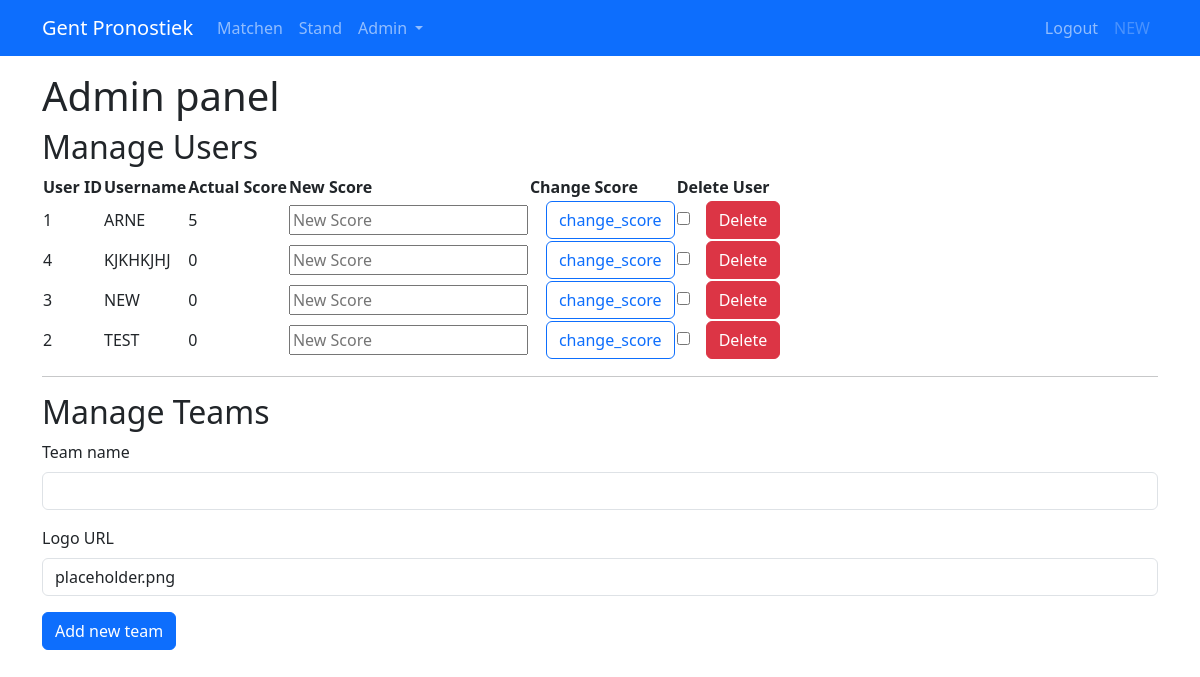
The page /admin (signed in) on the database as committed earlier.
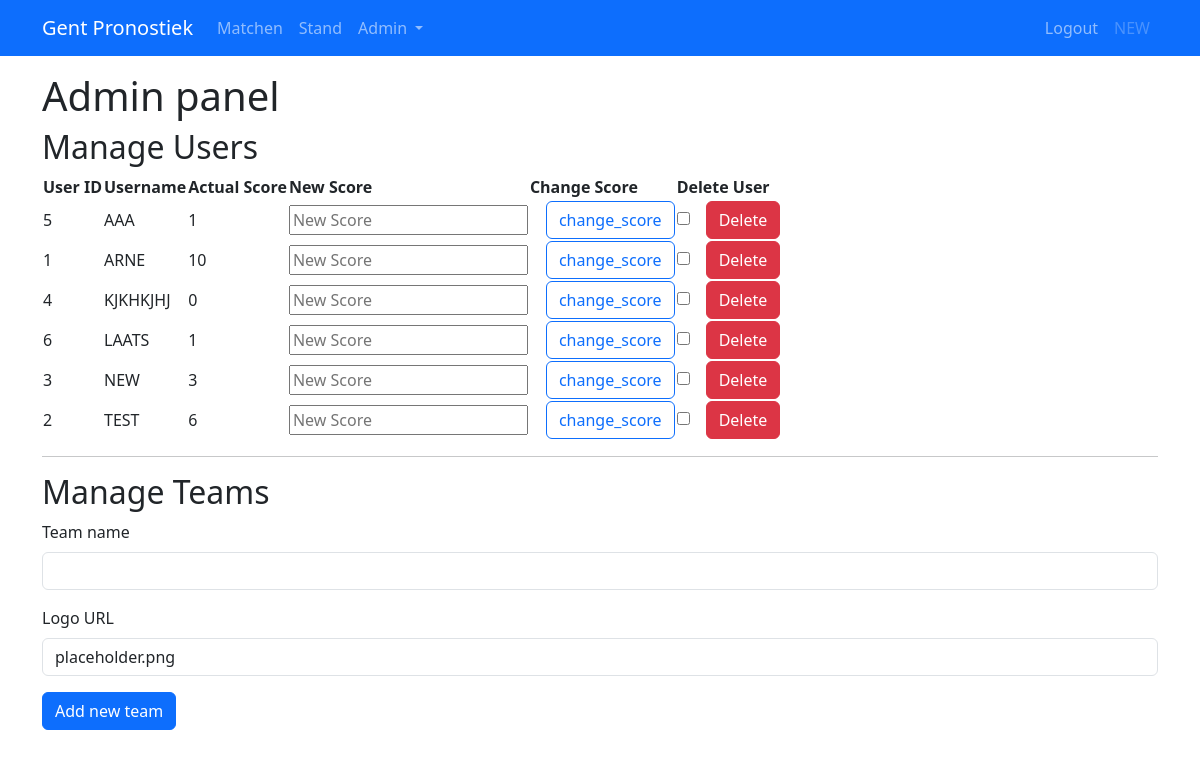
The same page on the database as committed later.
### app/models.py (models this page shows, shortened)
class User(UserMixin, db.Model):
    id: so.Mapped[int] = so.mapped_column(primary_key=True)
    username: so.Mapped[str] = so.mapped_column(sa.String(64), unique=True, index=True)
    score: so.Mapped[int] = so.mapped_column(default=0)
    isAdmin: so.Mapped[bool] = so.mapped_column(default=True)
    predictions: so.WriteOnlyMapped["Prediction"] = so.relationship(
        back_populates="user", cascade="all, delete-orphan", passive_deletes=True
    )

### app/routes.py (the view, shortened to what this page needs)
@app.route("/admin", methods=["GET", "POST"])
@login_required
def admin():
    team_form = TeamForm()
    if not current_user.isAdmin:
        pass  # TODO throw error
    all_users = db.session.scalars(sa.select(User).order_by(User.username)).all()
    users = [(user.id, user.username, user.score) for user in all_users]
    if team_form.validate_on_submit():
        team = Team(name=team_form.teamname.data, logo_url=team_form.logo_url.data)
        db.session.add(team)
        db.session.commit()
        flash(f"New team {team_form.teamname.data} added!")
        return redirect(url_for("admin"))
    return render_template(
        "admin.html", title="Admin panel", users=users, team_form=team_form
    )

### app/forms.py (shortened to what this page needs)
class TeamForm(FlaskForm):
    teamname = StringField("Team name", validators=[DataRequired()])
    logo_url = StringField("Logo URL", default="placeholder.png")
    submit = SubmitField("Add new team")

### app/models.py (called while the page is built)
@login.user_loader
def load_user(id):
    return db.session.get(User, int(id))

### app/templates/admin.html
{% extends "base.html" %}
{% import "bootstrap_wtf.html" as wtf %}
{% block content %}
<h1>Admin panel</h1>
<h2>Manage Users</h2>
<table id="admin_users">
    <tr>
        <th>User ID</th>
        <th>Username</th>
        <th>Actual Score</th>
        <th>New Score</th>
        <th>Change Score</th>
        <th>Delete User</th>
    </tr>
    {% for id, username, score in users %}
    <tr>
        <form method="post" action="">
            <td><input type="hidden" name="user_id" value="{{ id }}">{{ id }}</td>
            <td>{{ username }}</td>
            <td>{{ score }}</td>
            <td><input type="text" name="new_score" placeholder="New Score"></td>
            <td><input type="submit" name="action" value="change_score" class="btn btn-outline-primary ms-3"></td>
            <td><input type="checkbox" name="delete" id="delete"><button type="submit" class="btn btn-danger ms-3">Delete</button></td>
        </form>
    </tr>
    {% endfor %}
</table>
<hr>
<h2>Manage Teams</h2>
{{ wtf.quick_form(team_form, novalidate=True) }}
{% endblock %}

### app/templates/base.html (shortened to what this page needs)
<!DOCTYPE html>
<html lang="en">
<head>
    <link rel="stylesheet" href="{{ url_for('static', filename='style.css')}}">
    <link href="https://cdn.jsdelivr.net/npm/bootstrap@5.3.2/dist/css/bootstrap.min.css" rel="stylesheet"
>
</head>
<body>
    <nav class="navbar bg-primary navbar-expand-lg" data-bs-theme="dark">
        <div class="container">
            <a class="navbar-brand" href="">Gent Pronostiek</a>
            <div class="collapse navbar-collapse" id="navbarSupportedContent">
                <ul class="navbar-nav me-auto mb-2 mb-lg-0">
                    <li class="nav-item">
                        <a href="{{ url_for('matches')}}" class="nav-link">Matchen</a>
                    </li>
                    <li class="nav-item">
                        <a href="{{ url_for('stand')}}" class="nav-link">Stand</a>
                    </li>
                    {% if current_user.isAdmin %}
                    <li class="nav-item dropdown">
                        <a class="nav-link dropdown-toggle" href="#" role="button" data-bs-toggle="dropdown"
                            aria-expanded="false">
                            Admin
                        </a>
                    </li>
                    {% endif %}
                </ul>
                <ul class="navbar-nav mb-2 mb-lg-0">
                    {% if current_user.is_anonymous %}
                    <li class="nav-item">
                        <a href="{{ url_for('login')}}" class="nav-link">Login</a>
                    </li>
                    {% else %}
                    <li class="nav-item">
                        <a href="{{ url_for('logout')}}" class="nav-link">Logout</a>
                    </li>
                    <li clas="nav-item">
                        <a class="nav-link disabled" href="{{ url_for('logout')}}">{{ current_user.username }}</a>
                    </li>
                    {% endif %}
                    </ul>
            </div>
        </div>
    </nav>
    <div class="container mt-3">
        {% block content %} {% endblock %}
    </div>
</body>
</html>

Rows that differ between the two databases and show on the page:
changed User "NEW": score "0" → "3"
added User: id "5", username "AAA", score "1"
changed User "ARNE": score "5" → "10"
added User: id "6", username "LAATS", score "1"
changed User "TEST": score "0" → "6"
